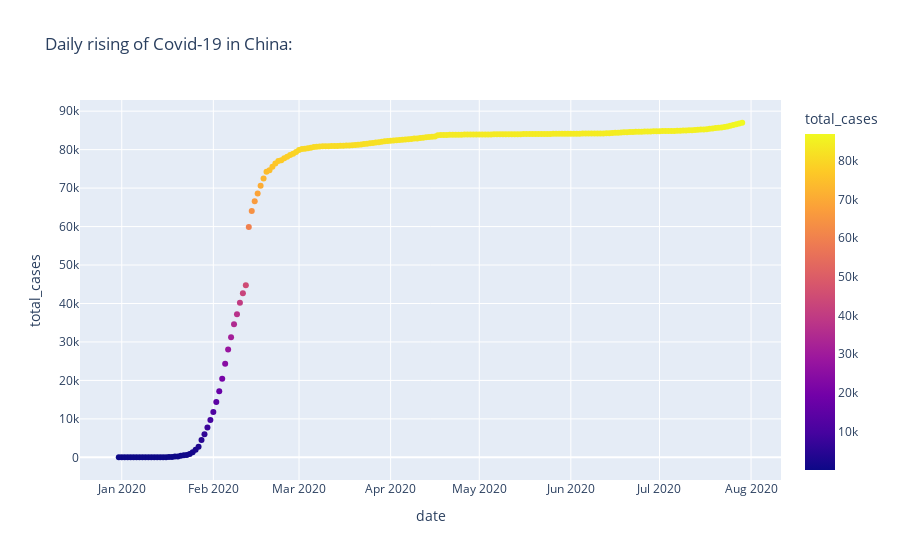

Write notebook code for a chart like this one.
### Markdown cell above
#### Now lets check the daily rise of other countries including China, USA, South Korea. The cases in this country are visualized as shown below

### Code cell
#using plotly express for case visualization in China 

fig = px.scatter(daily_china,x="date",y="total_cases",color="total_cases",title="Daily rising of Covid-19 in China:")
fig.show()
#NOTE: I used Total Cases as color in this case so that the color of the graph will be changing based on the cases
#Just hover on the graph to see the exact case per day in China

### Figure 1 — Plotly figure (JSON) as saved in the notebook; plotly's stock layout.template omitted (floating-point values rounded to 4 significant figures; data arrays with more than 128 entries replaced by an {"elided": "..."} marker saying what was removed)
{"data": [{"hovertemplate": "date=%{x}<br>total_cases=%{marker.color}<extra></extra>", "legendgroup": "", "marker": {"color": {"elided": "212 int values"}, "coloraxis": "coloraxis", "symbol": "circle"}, "mode": "markers", "name": "", "orientation": "v", "showlegend": false, "type": "scatter", "x": {"elided": "212 str values"}, "xaxis": "x", "y": {"elided": "212 int values"}, "yaxis": "y"}], "layout": {"coloraxis": {"colorbar": {"title": {"text": "total_cases"}}, "colorscale": [[0, "#0d0887"], [0.1111, "#46039f"], [0.2222, "#7201a8"], [0.3333, "#9c179e"], [0.4444, "#bd3786"], [0.5556, "#d8576b"], [0.6667, "#ed7953"], [0.7778, "#fb9f3a"], [0.8889, "#fdca26"], [1, "#f0f921"]]}, "legend": {"tracegroupgap": 0}, "title": {"text": "Daily rising of Covid-19 in China:"}, "xaxis": {"anchor": "y", "domain": [0, 1], "title": {"text": "date"}}, "yaxis": {"anchor": "x", "domain": [0, 1], "title": {"text": "total_cases"}}}}
